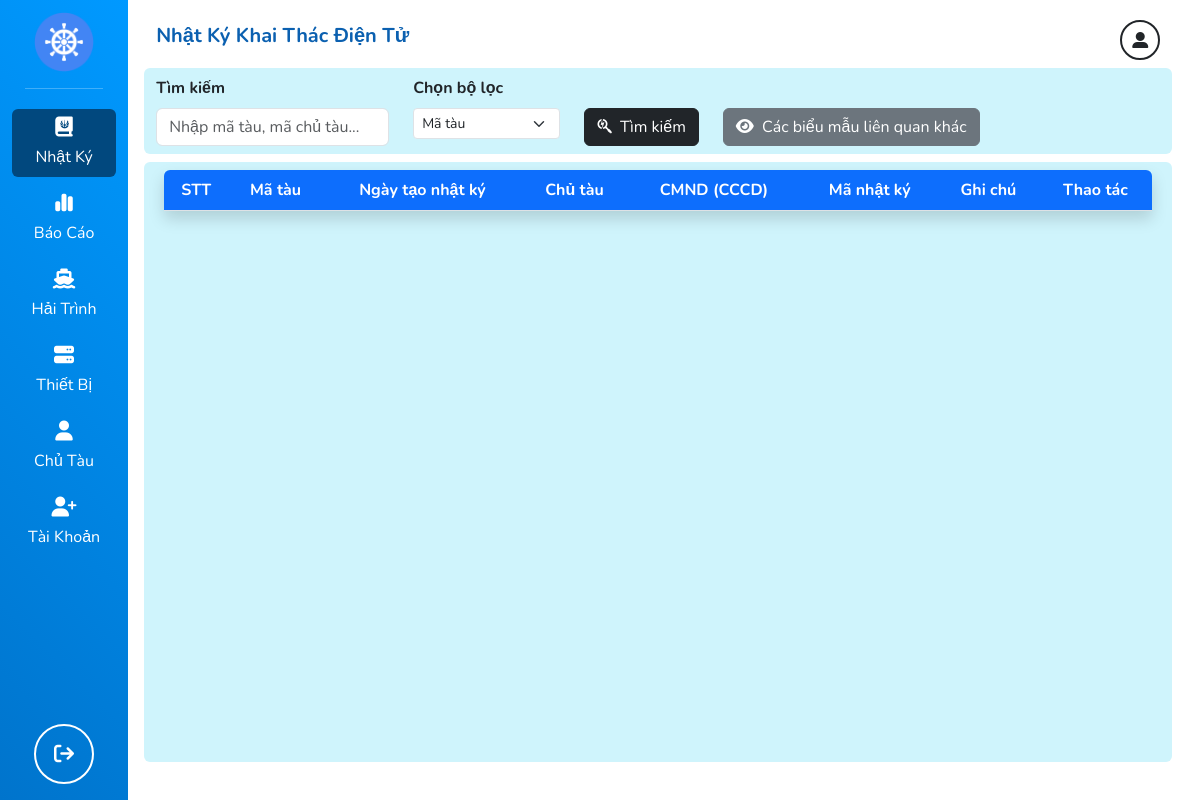
The page /journal/ (signed in) on the database as committed earlier.
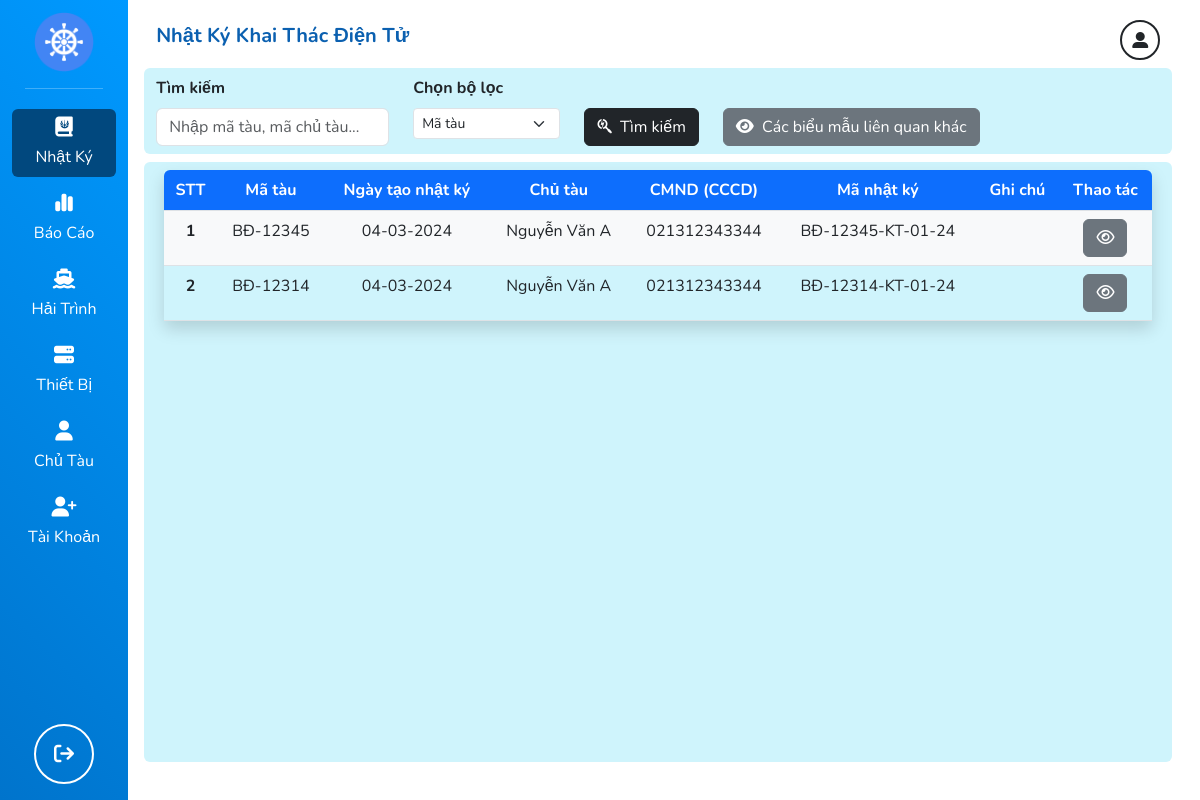
The same page on the database as committed later.
### core/models.py (models this page shows, shortened)
class BangNhatKy(models.Model):
    ID = models.BigAutoField(auto_created=True, primary_key=True, serialize=False, verbose_name='ID')
    IDThietBi = models.ForeignKey(
        BangTau,
        on_delete=models.DO_NOTHING,
        default=1
    )
    IDChuyenBien = models.ForeignKey(
        BangChuyenBien,
        on_delete=models.DO_NOTHING,
        default=1
    )
    MaNhatKy = models.CharField(max_length=24, null=True, blank=True)
    NgayTao = models.DateTimeField(auto_now_add=True)
    class Meta:
        verbose_name_plural = "Bảng nhật ký"

class BangTau(models.Model):
    ID = models.BigAutoField(
        auto_created=True, primary_key=True, serialize=False, verbose_name='ID'
    )
    IDTau = models.UUIDField(
        unique=True,
        editable=False,
        default=uuid.uuid4,
        help_text='Mã định danh tàu'
    )
    SoDangKy = models.CharField(
        max_length=15, null=False, default='',
        help_text='Số đăng ký'
    ) # số đăng ký giống như biển số của tàu
    TenTau = models.CharField(max_length=128,
        null=False, default='', help_text='Tên tàu')
    HoHieu = models.CharField(max_length=128,
        null=False, default='', help_text='Hô hiệu')
    CoHieu = models.CharField(max_length=128,
        null=True, blank=True, help_text='Cờ hiệu')
    IMO = models.CharField(max_length=128, null=False, default='',
        help_text='IMO - International Maritime Organization - Tổ chức hàng hải quốc tế'
    )
    NoiDangKy = models.ForeignKey(
        BangDonViHanhChinhCapTinh,
        on_delete=models.DO_NOTHING,
        null=False,
        default=1
    )
    CangCaDangKy = models.ForeignKey(
        related_name='cangcadangky',
        to=BangCangCa,
        on_delete=models.DO_NOTHING,
        editable=False,
        null=False,
        default=1
    )
    CangCaPhu = models.ForeignKey(
        related_name='cangcadangky_2',
        to=BangCangCa,
        on_delete=models.DO_NOTHING,
        editable=False,
        null=False,
        default=1
    )
    NgheChinh = models.ForeignKey(
        related_name='nghechinh',
        to=BangNganhNgheKhaiThac,
        on_delete=models.DO_NOTHING,
        null=False,
        default=1
    )
    NghePhu1 = models.ForeignKey(related_name='nghephu_1',
        to=BangNganhNgheKhaiThac,
        on_delete=models.DO_NOTHING,
        null=True, blank=True
    )
    NghePhu2 = models.ForeignKey(related_name='nghephu_2',
        to=BangNganhNgheKhaiThac,
        on_delete=models.DO_NOTHING,
        null=True, blank=True
    )
    NgayDangKy = models.DateField(null=False, validators=[
        MinValueValidator(limit_value=date(1900, 1, 1)),
        MaxValueValidator(limit_value=date.today())
    ], help_text='Ngày đăng ký', default=date(1900, 1, 1))
    NgayHetHanDangKy = models.DateField(null=False,
        help_text='Ngày hết hạn đăng ký',
        default=date(1900, 1, 1)
    )
    TongTaiTrong = models.FloatField(null=False,
        default=0, help_text='Tổng trọng tải tàu')
    ChieuDaiLonNhat = models.FloatField(null=False,
        default=0, help_text='Chiều dài tàu')
    ChieuRongLonNhat = models.FloatField(null=False,
        default=0, help_text='Chiều rộng tàu')
    CongSuatMay = models.FloatField(null=False,
        default=0, help_text='Công suất máy')
    MonNuoc = models.FloatField(null=False,
        default=0, help_text='Mớn nước')
    SoThuyenVien = models.IntegerField(null=False,
        default=0, help_text='Số thuyền viên')
    NgaySanXuat = models.DateField(null=True, blank=True, validators=[
        MinValueValidator(limit_value=date(1900, 1, 1)),
        MaxValueValidator(limit_value=date.today())
    ], help_text='Ngày sản xuất')
    NgayHetHan = models.DateField(null=True, blank=True, default=date(1900, 1, 1), help_text='Ngày hết hạn')
    LoaiTau = models.ForeignKey(
        BangMaLoaiTau,
        on_delete=models.DO_NOTHING,
        null=False, default=1
    )
    DungTichHamCa = models.FloatField(null=True,
        blank=True, help_text='Dung tích hầm cá')
    VanTocDanhBat = models.FloatField(null=False,
        default=0, help_text='Vận tốc tàu chạy lúc đánh bắt')
    VanTocHanhTrinh = models.FloatField(null=False,
        default=0, help_text='Vận tốc lớn nhất của tàu')
    IDDevice = models.OneToOneField(
        BangThietBiNhatKyKhaiThac,
        on_delete=models.DO_NOTHING,
        null=True,
        blank=True
    )
    IDChuTau = models.ForeignKey(
        BangChuTau,
        on_delete=models.DO_NOTHING,
        related_name='bangtau_chutau',
        null=True, blank=True,
    )
    IDThuyenTruong = models.OneToOneField(
        BangThuyenTruong,
        on_delete=models.DO_NOTHING,
        null=True,
        blank=True
    )
    IDTinh = models.ForeignKey(
        related_name='bang_tau_tinh',
        to=BangDonViHanhChinhCapTinh,
        on_delete=models.DO_NOTHING,
        null=False,
        default=1
    )
    ThongSoNguCu = models.CharField(max_length=255, null=False,
        default='', help_text='Thông số ngư cụ')
    class Meta:
        verbose_name_plural = "Bảng tàu"

class BangChuTau(models.Model):
    ID = models.BigAutoField(
        auto_created=True, primary_key=True, serialize=False, verbose_name='ID'
    )
    IDChuTau = models.UUIDField(
        unique=True,
        editable=False,
        default=uuid.uuid4,
        help_text='Mã định danh chủ tàu',
    )
    HoTen = models.CharField(
        max_length=500, null=False,
        default='', help_text='Họ tên chủ tàu'
    )
    CMND_CCCD = models.CharField(
        max_length=20, null=False, default='',
        help_text='Chứng minh nhân dân chủ tàu'
    )
    NgaySinh = models.DateField(null=False,
        validators=[
            MinValueValidator(limit_value=date(1900, 1, 1)),
            MaxValueValidator(limit_value=date.today())
        ],
        help_text='Ngày tháng năm sinh chủ tàu',
        default=date(1900, 1, 1)
    )
    DiaChi = models.CharField(
        max_length=500, null=False,
        default='', help_text='Địa chỉ chủ tàu'
    )
    DienThoai = models.CharField(
        max_length=20, null=False,
        default='', help_text='Số điện thoại chủ tàu'
    )
    Fax = models.CharField(
        max_length=20, null=True, blank=True,
        help_text='Số Fax của chủ tàu'
    )
    Email = models.CharField(
        max_length=100, null=True, blank=True,
        help_text='Email của chủ tàu'
    )
    MaHuyen = models.ForeignKey(
        BangDonViHanhChinhCapHuyen,
        on_delete=models.DO_NOTHING, # NO ACTION
        null=False,
        default=1
    )
    class Meta:
        verbose_name_plural = "Bảng chủ tàu"

### core/views.py (the view)
# urls.py: path('journal/', journal_view, name='journal-view'),
@login_required(login_url='/login/')
def journal_view(request):
    titles = ["STT", "Mã tàu", "Ngày tạo nhật ký", "Chủ tàu", "CMND (CCCD)", "Mã nhật ký", "Ghi chú", "Thao tác"]
    items = BangNhatKy.objects.all()
    return render(request, 'core/journal.html', {
        'titles': titles,
        'items': items,
    }, status=200)

### templates/core/journal.html (shortened to what this page needs)
{% extends 'base.html' %}
{% load static %}
{% block content %}
{% include 'header.html' with title="Nhật ký khai thác điện tử" %}
{% include 'header-control.html' with first_id="" second_id="" %}
<form action="" method="POST">
    <div class="row bg-info-subtle pb-2 fs-6 rounded-bottom">
        <div class="col-3 col-sm-3 col-md-3 col-lg-3 col-xl-3 col-xxl-3">
            <input type="text" class="form-control" id="" placeholder="Nhập mã tàu, mã chủ tàu..." required>
        </div>
        <div class="col-2 col-sm-2 col-md-2 col-lg-2 col-xl-2 col-xxl-2">
            <select type="text" class="form-select form-select-sm" id="">
                <option value="1">Mã tàu</option>
            </select>
        </div>
        <div class="col-1 col-sm-2 col-md-1 col-lg-1 col-xl-1 col-xxl-1" style="width: max-content;">
            <button class="btn btn-dark rounded">
                <i class="fa-brands fa-searchengin"></i>
                <span class='ms-1 fs-6'>Tìm kiếm</span>
            </button>
        </div>
        <div class="col-1 col-sm-2 col-md-1 col-lg-1 col-xl-1 col-xxl-1" style="width: max-content;">
            <button class="btn btn-secondary rounded">
                <i class="fa-solid fa-eye"></i>
                <span class='ms-1 fs-6'>Các biểu mẫu liên quan khác</span>
            </button>
        </div>
    </div>
</form>
<div class="row bg-info-subtle rounded p-2 mt-2 fs-6" style="height: 75vh;overflow-y: auto;">
    <div class="col-12">
        <table class="table table-hover shadow" style="overflow-y: auto;">
            <thead>
                <tr>
                    {% for title in titles %}
                        <th class="bg-primary text-white text-center fw-semi" {% if forloop.first %}style="border-top-left-radius: 6px;"{% endif %} {% if forloop.last %}style="border-top-right-radius: 6px;"{% endif %} scope="col">
                            {{title}}
                        </th>
                    {% endfor %}
                </tr>
            </thead>
            <tbody>
                {% for item in items %}
                    {% if forloop.counter|divisibleby:2 %}
                        <tr class="fs-6 bg-info-subtle">
                            <th class="bg-info-subtle text-dark text-center fw-semi" scope="row">
                                {{forloop.counter}}
                            </th>
                            <td class="bg-info-subtle text-dark text-center">
                                {{item.IDThietBi.SoDangKy}}
                            </td>
                            <td class="bg-info-subtle text-dark text-center">
                                {{item.NgayTao|date:"d-m-Y"}}
                            </td>
                            <td class="bg-info-subtle text-dark text-center">
                                {{item.IDThietBi.IDChuTau.HoTen}}
                            </td>
                            <td class="bg-info-subtle text-dark text-center">
                                {{item.IDThietBi.IDChuTau.CMND_CCCD}}
                            </td>
                            <td class="bg-info-subtle text-dark text-center">
                                {{item.MaNhatKy}}
                            </td>
                            <td class="bg-info-subtle text-dark text-center">
                            </td>
                            <td class="bg-info-subtle text-dark text-center">
                                <a href="{% url 'journal_pdf' item.ID %}" class="btn btn-secondary">
                                    <i class="fa-regular fa-eye"></i>
                                </a>
                            </td>
                        </tr>
                    {% else %}
                        <tr class="fs-6 bg-light">
                            <th class="bg-light text-dark text-center fw-semi" scope="row">
                                {{forloop.counter}}
                            </th>
                            <td class="bg-light text-dark text-center">
                                {{item.IDThietBi.SoDangKy}}
                            </td>
                            <td class="bg-light text-dark text-center">
                                {{item.NgayTao|date:"d-m-Y"}}
                            </td>
                            <td class="bg-light text-dark text-center">
                                {{item.IDThietBi.IDChuTau.HoTen}}
                            </td>
                            <td class="bg-light text-dark text-center">
                                {{item.IDThietBi.IDChuTau.CMND_CCCD}}
                            </td>
                            <td class="bg-light text-dark text-center">
                                {{item.MaNhatKy}}
                            </td>
                            <td class="bg-light text-dark text-center">
                            </td>
                            <td class="bg-light text-dark text-center">
                                <a href="{% url 'journal_pdf' item.ID %}" class="btn btn-secondary">
                                    <i class="fa-regular fa-eye"></i>
                                </a>
                            </td>
                        </tr>
                    {% endif %}
                {% endfor %}
            </tbody>
        </table>
    </div>
</div>
{% endblock content %}

### templates/base.html (shortened to what this page needs)
{% load static %}
<!DOCTYPE html>
<html lang="en">
<head>
    <link href="https://cdn.jsdelivr.net/npm/bootstrap@5.3.2/dist/css/bootstrap.min.css" rel="stylesheet">
    <link rel="stylesheet" href="https://cdnjs.cloudflare.com/ajax/libs/font-awesome/6.5.1/css/all.min.css" />
    <link rel="stylesheet" href="{% static 'assets/css/base.css' %}">
    <link rel="stylesheet" href="{% static 'assets/css/sidebar.css' %}">
    <link rel="stylesheet" href="{% static 'assets/css/modal.css' %}">
</head>
<body>
    <div class="container-fluid wrapper">
        {% include 'sidebar.html' %}
        <div class="main">
            <div class="w-100 h-100 p-3" style="overflow-y: auto;">
                {% block content %}
                {% endblock content %}
            </div>
        </div>
    </div>
</body>
</html>

### templates/sidebar.html (shortened to what this page needs)
{% load static %}
<aside class="sidebar p-1 d-flex flex-column justify-content-between">
    <div class="d-flex flex-column align-items-center">
        <div class="mt-2">
            <img src="{% static 'assets/imgs/logo.png' %}" class="sidebar-logo img-thumbnai" style="width: 60px;height: 60px;" alt="logo">
        </div>
        <hr class="text-white w-75" />
        <ul class="nav flex-column">
            <li class="nav-item my-1">
                <a class="d-flex flex-column align-items-center nav-link text-white fs-5" href="{% url 'journal-view' %}">
                    <i class="fa-solid fa-book-journal-whills"></i>
                    <span class="fs-6 mt-2">Nhật Ký</span>
                </a>
            </li>
            <li class="nav-item text-white my-1">
                <a class="d-flex flex-column align-items-center nav-link text-white fs-5" href="{% url 'report-view' %}">
                    <i class="fa-solid fa-chart-simple"></i>
                    <span class="fs-6 mt-2">Báo Cáo</span>
                </a>
            </li>
            <li class="nav-item text-white my-1">
                <a class="d-flex flex-column align-items-center nav-link text-white fs-5" href="{% url 'index' %}">
                    <i class="fa-solid fa-ship"></i>
                    <span class="fs-6 mt-2">Hải Trình</span>
                </a>
            </li>
            <li class="nav-item text-white my-1">
                <a class="d-flex flex-column align-items-center nav-link text-white fs-5" href="{% url 'device-view' %}">
                    <i class="fa-solid fa-server"></i>
                    <span class="fs-6 mt-2">Thiết Bị</span>
                </a>
            </li>
            <li class="nav-item text-white my-1">
                <a class="d-flex flex-column align-items-center nav-link text-white fs-5" href="{% url 'shipowners-view' %}">
                    <i class="fa-solid fa-user"></i>
                    <span class="fs-6 mt-2">Chủ Tàu</span>
                </a>
            </li>
            <li class="nav-item text-white my-1">
                <a class="d-flex flex-column align-items-center nav-link text-white fs-5" href="{% url 'account-view' %}">
                    <i class="fa-solid fa-user-plus"></i>
                    <span class="fs-6 mt-2">Tài Khoản</span>
                </a>
            </li>
        </ul>
    </div>
    <div class="logout-wrapper">
        <a href="{% url 'logout' %}" class="logout-link">
            <i class="fa-solid fa-arrow-right-from-bracket"></i>
        </a>
    </div>
</aside>

### templates/header.html
<div class="row mt-1">
    <div class="d-flex align-items-center justify-content-between">
        <h3 class="fs-5 fw-bolder text-capitalize" style="color: #0B60B0;">
            {{title}}
        </h3>
        <span class="text-dark border border-2 border-dark rounded-circle p-1 d-flex align-items-center justify-content-center" style="width: 40px;height: 40px;">
            <i class="fa-solid fa-user-large"></i>
        </span>
    </div>
</div>

### templates/header-control.html
<div class="row bg-info-subtle mt-2 pt-2 fs-6 fw-bolder rounded-top">
    <div class="col-3 col-sm-3 col-md-3 col-lg-3 col-xl-3 col-xxl-3">
        <label for="{{first_id}}" class="form-label">Tìm kiếm</label>
    </div>
    <div class="col-3 col-sm-3 col-md-3 col-lg-3 col-xl-3 col-xxl-3">
        <label for="{{second_id}}" class="form-label">Chọn bộ lọc</label>
    </div>
</div>

Rows that differ between the two databases and show on the page:
added BangNhatKy: IDThietBi.SoDangKy "BĐ-12345", NgayTao "04-03-2024", IDThietBi.IDChuTau.HoTen "Nguyễn Văn A", IDThietBi.IDChuTau.CMND_CCCD "021312343344", MaNhatKy "BĐ-12345-KT-01-24"
added BangNhatKy: IDThietBi.SoDangKy "BĐ-12314", NgayTao "04-03-2024", IDThietBi.IDChuTau.HoTen "Nguyễn Văn A", IDThietBi.IDChuTau.CMND_CCCD "021312343344", MaNhatKy "BĐ-12314-KT-01-24"
